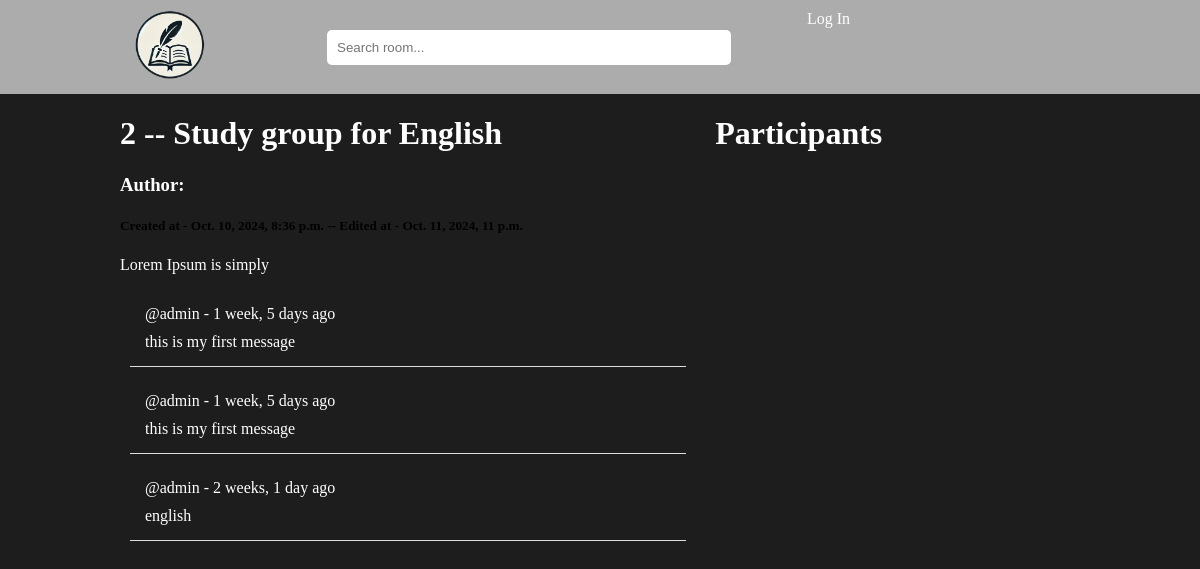
The page /room/2 on the database as committed earlier.
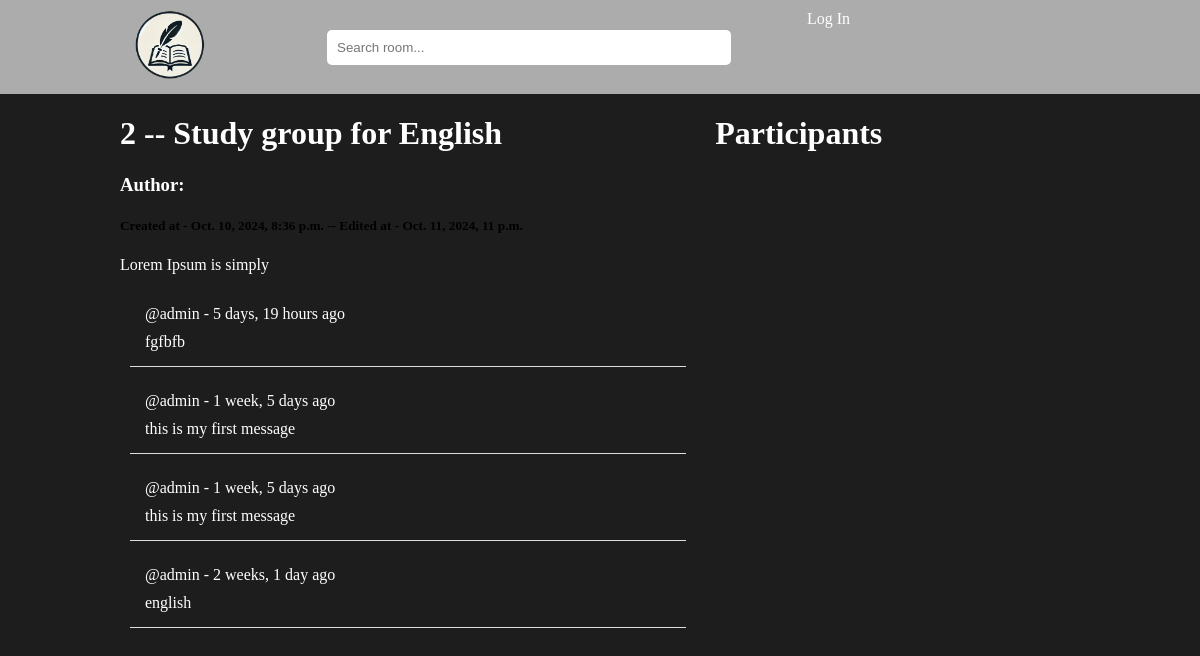
The same page on the database as committed later.
### base/models.py (models this page shows, shortened)
class Message(models.Model):
    user = models.ForeignKey(User, on_delete=models.CASCADE)
    room = models.ForeignKey(Room, on_delete=models.CASCADE)
    body = models.TextField()
    updated = models.DateTimeField(auto_now=True)
    created = models.DateTimeField(auto_now_add=True)
    class Meta:
        ordering = ['-updated', '-created']

### base/views.py (the view, shortened to what this page needs)
# urls.py: path('room/<int:id>', views.room, name="room"),
def room(request, id):
    sng_room = get_object_or_404(Room, id=id);
    room_messages = Message.objects.filter(room=sng_room)
    participants = sng_room.participants.all();
    context = {
        'sng_room': sng_room,
        'room_messages': room_messages,
        'participants': participants,
    }
    return render(request, 'room.html', context);

### templates/room.html (shortened to what this page needs)
{% extends 'main.html' %}
{% load static %}
{% block content %}
<div class="container_full">
    <div class="container">
        <div class="room_section_left">
            <h1>{{sng_room.id}} -- {{sng_room.name}}</h1>
            <h3>Author: {{sng_room.user.username}}</h3>
            <h5>Created at - {{sng_room.created}} -- Edited at - {{sng_room.updated}}</h5>
            <p>{{sng_room.description}}</p>
            <div class="message">
                {% for msg in room_messages %}
                    <div class="comment-section">
                        <p>@{{msg.user}} - {{msg.created|timesince}} ago</p>
                        <p>{{msg.body}}</p>
                    </div>
                {% endfor %}
            </div>
        </div>
        <div class="room_section_right">
            <div class="room_participants_sec">
                <h1>Participants</h1>
            </div>
        </div>
    </div>
</div>
{% endblock content %}

Rows that differ between the two databases and show on the page:
added Message: user "admin", created "5 days, 19 hours", body "fgfbfb"
